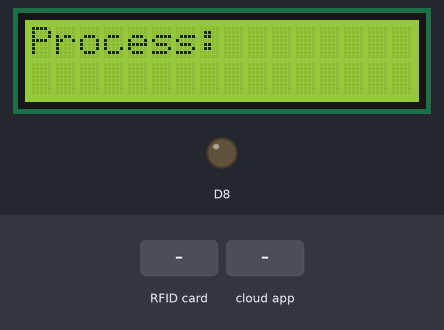
The sketch below on a simulated ESP8266 (NodeMCU). Parts: 16×2 character LCD, output pins drawn as LEDs (lit = HIGH). The inputs (shaded band) are chosen by the test bench. WiFi joins after 1.5 s; servers stay silent unless stated; the Firebase database answers and starts empty; what the sketch prints to the serial monitor is not drawn.

Above: at 3.3 s.
3.4 s: RFID card 5E 7A 19 C4 held to the reader
At 11.2 s:
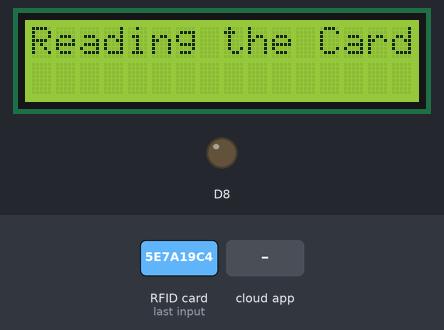
11.3 s: the phone or cloud app sets device_message to 0
At 13.4 s:
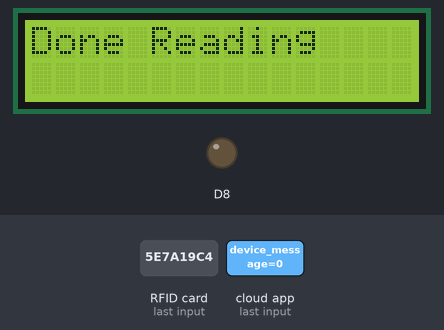
16.5 s: the phone or cloud app sets device_message2 to 0
At 26.81 s:
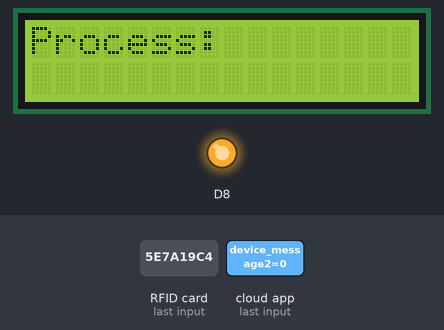
Timing chart, 0 to 27.0 s (numbered marks = the images above; inputs shaded):
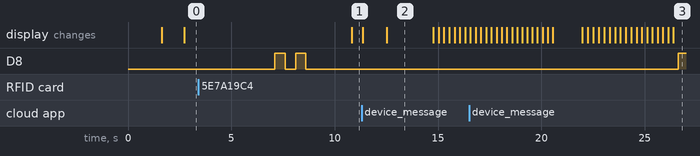

The sketch:

Borrow_Book_Device.ino
```cpp
#include <NTPClient.h>
#include <WiFiUdp.h>

#include <SPI.h>
#include <MFRC522.h>

#include <FirebaseESP8266.h>
#include <ESP8266WiFi.h>

#include <Wire.h>                 //Thư viện giao tiếp I2C
#include <LiquidCrystal_I2C.h>    //Thư viện LCD

#define SS_PIN D4 // SS pin for RC522 module, connected to D4
#define RST_PIN D3 // RST pin for RC522 module, connected to D3

MFRC522 mfrc522(SS_PIN, RST_PIN); // Create MFRC522 instance


#define FIREBASE_HOST ""
#define FIREBASE_AUTH ""

#define WIFI_SSID ""
#define WIFI_PASSWORD ""
FirebaseData firebaseData;

LiquidCrystal_I2C lcd(0x27,16,2); //Thiết lập địa chỉ và loại LCD
int totalColumns = 16;
int totalRows = 2;

WiFiUDP u;
NTPClient n(u, "l.asia.pool.ntp.org", 7*3600); //khai báo try cập ntp server khu vực ASIA

void setup() {
  Serial.begin(115200);
  SPI.begin(); // Init SPI bus
  mfrc522.PCD_Init(); // Init RC522
  WiFi.begin(WIFI_SSID, WIFI_PASSWORD); // Connect to Wi-Fi

  // Wait for connection
  while (WiFi.status() != WL_CONNECTED) {
    delay(500);
    Serial.print(".");
  }

  Serial.println("WiFi connected");
  Serial.println("IP address: ");
  Serial.println(WiFi.localIP());

  Firebase.begin(FIREBASE_HOST, FIREBASE_AUTH);

  //Display LCD
  Wire.begin(D1,D2);               //Thiết lập chân kết nối I2C (SDA,SCL);
  lcd.init();                      //Khởi tạo LCD
  lcd.clear();                     //Xóa màn hình
  lcd.backlight();                 //Bật đèn nền
  lcd.home();

  n.begin(); //khởi động truy cập server thời gian

  pinMode(D8, OUTPUT);

}
//Chỉ có 1 device là BorrowBookDeviceA
void loop() {
  if(!Firebase.getString(firebaseData, "/device/BorrowBookDeviceA/data")){
    Serial.print("Device is not exist in the firebase, create new ");
    createNewFirebase();
  }

  lcd.display();

  if(Firebase.getString(firebaseData, "/device/BorrowBookDeviceA/detect_danger")){
    String detect_danger_input = firebaseData.stringData();
    String detect_danger_default = "no";
    String detect_danger_yes = "yes";
    if(detect_danger_input == detect_danger_yes){
      lcd.clear();
      lcd.print("Danger Fire");
      digitalWrite(D8, HIGH);
      delay(700);
      digitalWrite(D8, LOW);
      delay(700);
      digitalWrite(D8, HIGH);
      delay(700);
      digitalWrite(D8, LOW);

    } else {
      digitalWrite(D8, LOW);
      Logic();
    }
  }
}

void createNewFirebase(){
  int active = 2;
  String default_input = "null";
  String detect_danger = "no";
  String note = "Device is used to help user borrow a book";
  String type = "borrow_book";
  int realtime = 0;

  Firebase.setInt(firebaseData, "/device/BorrowBookDeviceA/active", active);
  Firebase.setString(firebaseData, "/device/BorrowBookDeviceA/data", default_input);
  Firebase.setString(firebaseData, "/device/BorrowBookDeviceA/detect_danger", detect_danger);
  Firebase.setString(firebaseData, "/device/BorrowBookDeviceA/device_message", default_input);
  Firebase.setString(firebaseData, "/device/BorrowBookDeviceA/device_message2", default_input);
  Firebase.setString(firebaseData, "/device/BorrowBookDeviceA/note", note);
  Firebase.setString(firebaseData, "/device/BorrowBookDeviceA/present_user", default_input);
  Firebase.setString(firebaseData, "/device/BorrowBookDeviceA/type", type);
  Firebase.setString(firebaseData, "/device/BorrowBookDeviceA/return_user", detect_danger);
  Firebase.setInt(firebaseData, "/device/BorrowBookDeviceA/realtime", realtime);

}

void Logic(){
  Firebase.getString(firebaseData, "/device/BorrowBookDeviceA/data");
  String input_data = firebaseData.stringData();

  Firebase.getString(firebaseData, "/device/BorrowBookDeviceA/detect_danger");
  String input_detect_danger = firebaseData.stringData();

  Firebase.getString(firebaseData, "/device/BorrowBookDeviceA/device_message");
  String input_device_message = firebaseData.stringData();

  Firebase.getString(firebaseData, "/device/BorrowBookDeviceA/device_message2");
  String input_device_message2 = firebaseData.stringData();

  Firebase.getString(firebaseData, "/device/BorrowBookDeviceA/present_user");
  String input_present_user = firebaseData.stringData();

  if (mfrc522.PICC_IsNewCardPresent() && mfrc522.PICC_ReadCardSerial()) {
    lcd.clear();
    lcd.print("Reading the Card");
    String rfidData = "";
    for (byte i = 0; i < mfrc522.uid.size; i++) {
      rfidData += String(mfrc522.uid.uidByte[i], HEX);
    }
    delay(500);
    // Send RFID data to Firebase
    lcd.clear();
    lcd.print("Processing: ");
    lcd.setCursor(0,1);              //Đặt vị trí ở ô thứ 1 trên dòng 2
    lcd.print(rfidData);
    delay(500);
    String default_input = "null";
    String command_return = "yes";
    String default_return = "no";
    if(input_present_user == rfidData && input_present_user != default_input){ //trường hợp người dùng hoàn thành việc mươn sách
      Firebase.setString(firebaseData, "/device/BorrowBookDeviceA/return_user", command_return);
      lcd.clear();
      lcd.setCursor(0,0);
      lcd.print("Done Borrow");
      String user_name = "User: "+ input_device_message;
      scrollMessage(1, user_name, 250, totalColumns);
      delay(1000);
      lcd.clear();
      lcd.print("Return Success");
      Firebase.setString(firebaseData, "/device/BorrowBookDeviceA/return_user", default_return);
      Firebase.setString(firebaseData, "/device/BorrowBookDeviceA/data", default_input);
      Firebase.setString(firebaseData, "/device/BorrowBookDeviceA/present_user", default_input);
      Firebase.setString(firebaseData, "/device/BorrowBookDeviceA/device_message", default_input );
      Firebase.setString(firebaseData, "/device/BorrowBookDeviceA/device_message2", default_input );
      delay(500);
    } else {
      Firebase.setString(firebaseData, "/device/BorrowBookDeviceA/data", rfidData);

      if (firebaseData.dataType() == "string") {
        Serial.print("Data sent to Firebase: ");
        Serial.println(firebaseData.stringData());

        Serial.println(rfidData);

        delay(500);
        lcd.clear();
        lcd.print("Done Reading");
        String default_rfid = "null";
        Firebase.setString(firebaseData, "/device/BorrowBookDeviceA/data", default_rfid);
        delay(500);
      } else {
        Serial.println("Failed to send data to Firebase");
        lcd.clear();
        lcd.print("Error sending");
        delay(5000);
      }
    }

    delay(500); // Wait a bit before scanning for another card
  } else {
    String default_input = "null";
    String unauthorize_message = "Unauthorize User";
    String not_active_message = "Not Active";

    if(input_data == default_input && input_device_message == default_input && input_device_message2 == default_input && input_present_user == default_input){ //trường hợp hệ thống mặc định
      lcd.clear();
      lcd.print("Ready to use");
      delay(500);
    } else if(input_present_user != default_input){ //trường hợp người dùng có trong hệ thống
      if(input_device_message2 == default_input){ //trường hợp chưa có gì xảy ra
        lcd.clear();
        String user_name = "User: "+input_device_message;
        lcd.setCursor(0,1);
        lcd.print("Ready to Read");
        scrollMessage(0, user_name, 240, totalColumns);
        delay(100);
      } else { //phần xử lý logic ở đây để backend
        lcd.clear();
        lcd.setCursor(0,0);
        lcd.print("Process:");
        String message2 = input_device_message2;
        scrollMessage(1, message2, 250, totalColumns);
        Buzz();
        delay(1000);
        Firebase.setString(firebaseData, "/device/BorrowBookDeviceA/device_message2", default_input);
      }
    }
  }
}

void scrollMessage(int row, String message, int delayTime, int totalColumns) {
  for (int i=0; i < totalColumns; i++) {
    message = " " + message;
  }
  message = message + " ";
  for (int position = 0; position < message.length(); position++) {
    lcd.setCursor(0, row);
    lcd.print(message.substring(position, position + totalColumns));
    delay(delayTime);
  }
}

void Buzz(){
  digitalWrite(D8, HIGH);
  delay(500);
  digitalWrite(D8, LOW);
  delay(500);
  digitalWrite(D8, HIGH);
  delay(500);
  digitalWrite(D8, LOW);

}
```

Measured:
- after the input at 3.4 s, the display: changes after 7.4 s (image 1)
- after the input at 16.5 s, D8: LOW → HIGH after 10.1 s; the display: first differs from a run without the input after 5.5 s (image 3)
- what the display in image 2 shows lasts 2.3 s, from 12.5 s to 14.8 s
